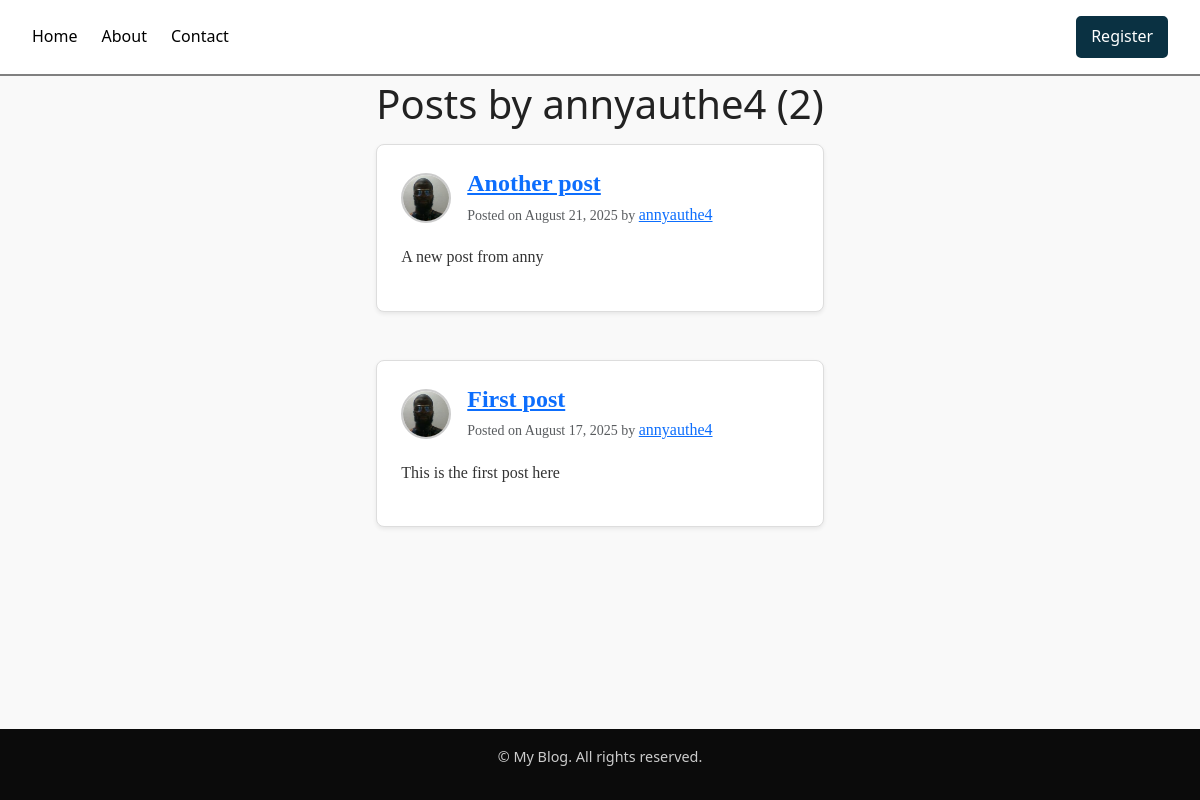
The page /user/annyauthe4 on the database as committed earlier.
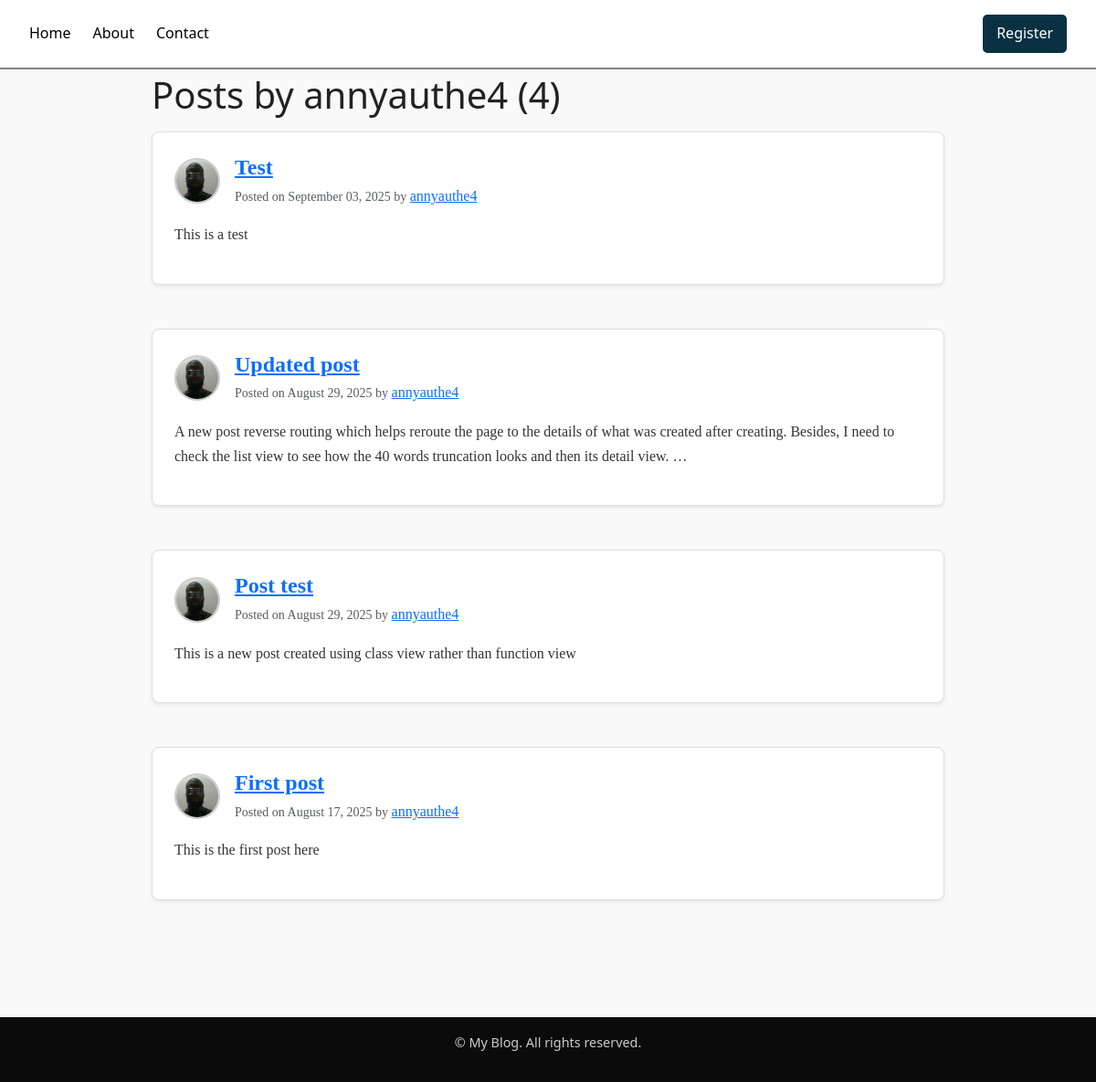
The same page on the database as committed later.
### blog/models.py (models this page shows, shortened)
class Post(models.Model):
    title = models.CharField(max_length=100)
    content = models.TextField()
    date_posted = models.DateTimeField(default=timezone.now)
    date_updated = models.DateTimeField(auto_now=True)
    author = models.ForeignKey(User, on_delete=models.CASCADE, default=1)

### users/models.py (models this page shows, shortened)
class Profile(models.Model):
    user = models.OneToOneField(User, on_delete=models.CASCADE)
    image = models.ImageField(default='profile_pics/default.jpg', upload_to='profile_pics')

### blog/views.py (the view)
# urls.py: path('user/<str:username>', UserPostListView.as_view(), name='user-posts'),
class UserPostListView(ListView):
    model = Post
    template_name = 'blog/user_posts.html'
    context_object_name = 'posts'
    paginate_by = 5
    def get_queryset(self):
        user = get_object_or_404(User, username=self.kwargs.get('username'))
        return Post.objects.filter(author=user).order_by('-date_posted')

### blog/templates/blog/user_posts.html (shortened to what this page needs)
{% extends 'blog/base.html' %}
{% block content %}
    <h1 class="mb-3">Posts by {{ view.kwargs.username }} ({{ page_obj.paginator.count }})</h1>
    {% for post in posts %}
        <article class="post-card mb-5 p-4 shadow-sm" data-aos="fade-up" data-aos-easing="ease-in-sine">
                <div class="d-flex align-items-center mb-2">
                        <img src="{{ post.author.profile.image.url }}"
                                alt="{{ post.author.username }}"
                                class="rounded-circle author-img">
                        <div class="ms-3">
                                <h2 class="post-title mb-1"><a href="{% url 'post-detail' post.id %}">{{ post.title }}</a></h2>
                                <small class="text-muted">
                                        Posted on {{ post.date_posted|date:"F d, Y" }} by
                                </small>
                                <a class="ml-2" href="{% url 'user-posts' post.author.username %}">{{ post.author.username }}</a>
                        </div>
                </div>
                <p class="post-content">
                {{ post.content|truncatewords:40 }}
                </p>
      </article>
    {% endfor %}
{% endblock %}

### blog/templates/blog/base.html (shortened to what this page needs)
{% load static %}
<!DOCTYPE html>
<html lang="en">
<head>
         <link href="https://unpkg.com/aos@2.3.1/dist/aos.css" rel="stylesheet">
    <link href="https://cdn.jsdelivr.net/npm/bootstrap@5.3.2/dist/css/bootstrap.min.css" rel="stylesheet">
    <link rel="stylesheet" href="{% static 'blog/styles.css' %}">
    <link rel="stylesheet" href="{% static 'users/auth.css' %}">
</head>
<body>
    <header>
        <nav>
            <div class="nav-left">
                <a href="{% url 'blog-home' %}">Home</a>
                <a href="{% url 'blog-about' %}">About</a>
                <a href="">Contact</a>
            </div>
            <div class="nav-right">
                {% if user.is_authenticated %}
                  <a href="{% url 'post-create' %}" class="register-btn">New Post</a>
                  <a href="{% url 'profile' %}" class="register-btn">Profile</a>
                  <form method="post" action="{% url 'logout' %}" style="display: inline;">
                    {% csrf_token %}
                    <button type="submit" class="logout-btn">Logout</button>
                  </form>
                {% else %}
                  <a href="{% url 'login' %}">Login</a>
                  <a href="{% url 'register' %}" class="register-btn">Register</a>
                {% endif %}
            </div>
        </nav>
    </header>
    <main>
        {% block content %}
        {% endblock %}
    </main>
    <footer>
        <p>&copy; {{ current_year }} My Blog. All rights reserved.</p>
    </footer>
</body>
</html>

### blog/static/blog/styles.css (style rules this page uses)
* { margin: 0; padding: 0; box-sizing: border-box; }
html, body { height: 100%; }
body { display: flex; flex-direction: column; font-family: "Segoe UI", Tahoma, sans-serif; line-height: 1.6; color: #222; background-color: rgba(249, 249, 249, 1); }
header { background: white; color: black; padding: 1rem 2rem; position: fixed; top: 0; left: 0; width: 100%; z-index: 1000; border-bottom: 2px solid gray; }
header nav { display: flex; justify-content: space-between; align-items: center; }
.nav-left, .nav-right { display: flex; gap: 1.5rem; }
.nav-left a { color: #000; text-decoration: none; font-weight: 500; transition: color 0.3s ease; }
.nav-right a { color: #fff; text-decoration: none; font-weight: 500; transition: background 0.3s ease, color 0.3s ease; padding: 0.4rem 0.8rem; border-radius: 5px; }
.register-btn { background: #0A3142; color: #fff; font-weight: bold; border: 2px solid #0A3142; }
main { flex: 1; max-width: 900px; margin: 5rem auto; padding: 0 1rem; }
.post-card { background: #fff; border: 1px solid #ddd; border-radius: 8px; font-family: "Georgia", serif; }
.author-img { width: 50px; height: 50px; object-fit: cover; border: 2px solid #ccc; }
.post-title { font-size: 1.5rem; font-weight: bold; font-family: "Times New Roman", serif; color: #222; }
.post-content { margin-top: 1rem; font-size: 1rem; line-height: 1.7; color: #333; }
footer { background: rgba(11, 11, 11); color: #ccc; text-align: center; padding: 1rem 0; margin-top: auto; }
footer p { font-size: 0.9rem; }

Rows that differ between the two databases and show on the page:
removed Post: author.profile.image (picture), title "Another post", date_posted "August 21, 2025", author.username "annyauthe4", content "A new post from anny"
added Post: author.profile.image (picture), title "Test", date_posted "September 03, 2025", author.username "annyauthe4", content "This is a test"
added Post: author.profile.image (picture), title "Updated post", date_posted "August 29, 2025", author.username "annyauthe4", content "A new post reverse routing which helps reroute the page to the details of what was created after creating. Besides, I need to check the list view to see how the 40 words truncation looks and then its detail view. …"
added Post: author.profile.image (picture), title "Post test", date_posted "August 29, 2025", author.username "annyauthe4", content "This is a new post created using class view rather than function view"
Other text that changed with them:
{{ page_obj.paginator.count }}: "2" → "4"
